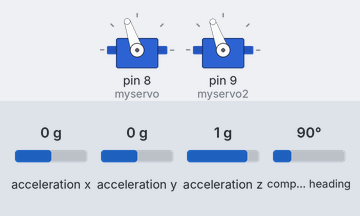
A sketch run on a simulated Arduino Uno, built with avr-gcc and run on an emulated ATmega328P. Shown: 2 × servo. The test bench sets the inputs (shaded band); at power-on: acceleration x 0 g, acceleration y 0 g, acceleration z 1 g, compass heading 90°. What the sketch prints to the serial monitor is not drawn.

Above: at 0.1 s.
Timing chart, 0 to 1.6 s (numbered marks = the images above):
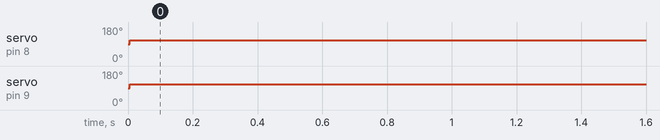

Measured:
- by itself, servo on pin 8 (myservo): 90° → 109° at 0.01 s
- by itself, servo on pin 9 (myservo2): 90° → 110° at 0.01 s

The sketch:

SuiveurDeLigneBoussole.ino
```cpp
  /* MOTEUR */
#include <Servo.h>
Servo myservo;  // create servo object to control a servo
Servo myservo2;  // create servo object to control a servo

 /* CAPTEUR NIVEAU DE GRIS */
int valeurCapteur;
int valeurRetour;
int palierCouleurBlanc = 160;
int temps = 1;

/* BOUSSOLE */
#include <Wire.h>
#include <Adafruit_Sensor.h>
#include <Adafruit_BNO055.h>
#include <utility/imumaths.h>
Adafruit_BNO055 bno = Adafruit_BNO055(55);
sensors_event_t event;
int tabValeursOrientationBoussole[] = {10,20,30,40,50,60,70,80,90,100,110,120,130,140,150,160,170,190,200,210,220,230,240,250,260,270,280,290,300,310,320,330,340,350,360,180};

void setup() {
  /* CAPTEUR NIVEAU DE GRIS */
  Serial.begin(9600);

  myservo.attach(8);  // attaches the servo on pin 12 to the servo object
  myservo2.attach(9);  // attaches the servo on pin 13 to the servo object
}

//avancer
void avancer() {
    myservo2.write(109);    // vitesse en reculant
     myservo.write(78);
}

 // tourner Ã  gauche
void gauche() {
   myservo.write(109);    // vitesse tournant
   myservo2.write(110);
}

 // arret
void arreter() {
   myservo.write(90);    // vitesse tournant
   myservo2.write(90);
}


void loop() {

  Serial.println("A");
  delay(1);
  valeurCapteur = analogRead(2);

  if(palierCouleurBlanc < valeurCapteur){

    Serial.println("PB");

    bno.getEvent(&event);
    int orientation = event.orientation.x;

    for(int i = 0 ; i <= 35 ; ++i){
      bno.getEvent(&event);
      while(event.orientation.x != orientation + tabValeursOrientationBoussole[i]){
        gauche();
        Serial.println("G");
        bno.getEvent(&event);
      }
      arreter();

      if(palierCouleurBlanc < valeurCapteur){
        valeurRetour = 0;
      }else if( palierCouleurBlanc > valeurCapteur){
        valeurRetour =  1;
      }

      if(valeurRetour == 1){
        break;
      }
    }

  }else if(palierCouleurBlanc > valeurCapteur){
    Serial.println("B");
    avancer();
    /*MOTEUR Avancer*/
  }
 }
```
